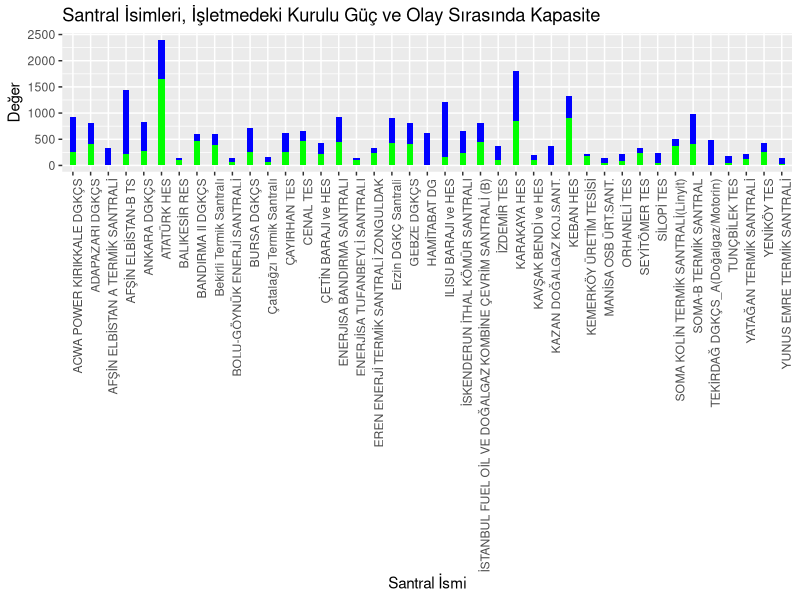

Write the R code that produced this figure.
## ---- chunk 1

santral_isimleri <- c("ATATÜRK HES", "KARAKAYA HES", "AFŞİN ELBİSTAN-B TS", "KEBAN HES", "ILISU BARAJI ve HES", 
                   "SOMA-B TERMİK SANTRAL", "ENERJISA BANDIRMA SANTRALI", "ACWA POWER KIRIKKALE DGKÇS", 
                   "Erzin DGKÇ Santrali", "ANKARA DGKÇS", "ADAPAZARI DGKÇS", "İSTANBUL FUEL OİL VE DOĞALGAZ KOMBİNE ÇEVRİM SANTRALİ (B)", 
                   "GEBZE DGKÇS", "BURSA DGKÇS", "CENAL TES", "İSKENDERUN İTHAL KÖMÜR SANTRALI", "ÇAYIRHAN TES", "HAMİTABAT DG", 
                   "BANDIRMA II DGKÇS", "Bekirli Termik Santralı", "SOMA KOLİN TERMİK SANTRALİ(Linyit)", 
                   "TEKİRDAĞ DGKÇS_A(Doğalgaz/Motorin)", "ÇETİN BARAJI ve HES", "YENİKÖY TES", "KAZAN DOĞALGAZ KOJ.SANT.", 
                   "İZDEMİR TES", "AFŞİN ELBİSTAN A TERMİK SANTRALİ", "EREN ENERJİ TERMİK SANTRALİ ZONGULDAK", 
                   "SEYİTÖMER TES", "SİLOPİ TES", "KEMERKÖY ÜRETİM TESİSİ", "YATAĞAN TERMİK SANTRALİ", 
                   "ORHANELİ TES", "KAVŞAK BENDİ ve HES", "TUNÇBİLEK TES", "Çatalağzı Termik Santralı", 
                   "MANİSA OSB ÜRT.SANT.", "ENERJİSA TUFANBEYLİ SANTRALI", "YUNUS EMRE TERMİK SANTRALİ", 
                   "BALIKESİR RES", "BOLU-GÖYNÜK ENERJİ SANTRALİ")

kurulu_guc <- c(2405, 1800, 1440, 1330, 1208.6, 990, 930.8, 927.4, 904, 833.2, 818, 816, 815.5, 716, 660, 654, 620, 610, 607.2,600, 510, 478, 420.1, 420, 379, 370, 338.75, 335.3333333, 334.0909091, 243, 224.0275862, 210, 210, 191.28, 
184.7674419, 157.34, 150.08, 150, 145, 142.5, 135)

kapasite <- c(1650, 840, 216.7307692, 904.5, 162.8813559, 404.4444444, 442, 247.2142857, 430.5, 281.8636364, 418, 
                   453.3214286, 414.0625, 254.3333333, 465.6, 238.8888889, 250.2941176, 0, 465.5, 381.8965517, 365.1666667, 
                   0, 209.7, 261.5714286, 0, 99.2, 0, 244.2666667, 241.5681818, 48, 174.5862069, 128.9090909, 89.77142857, 
                   103, 46.41860465, 64.90697674, 37.17647059, 109, 27.72727273, 97.42857143, 62.02173913)


veri <- data.frame(SantralIsmi = santral_isimleri, KuruluGuc = kurulu_guc, Kapasite = kapasite)


library(ggplot2)
ggplot(veri, aes(x = SantralIsmi)) +
  geom_bar(aes(y = KuruluGuc), stat = "identity", fill = "blue", position = "dodge", width = 0.35) +
  geom_bar(aes(y = Kapasite), stat = "identity", fill = "green", position = "dodge", width = 0.35) +
  theme(axis.text.x = element_text(angle = 90, hjust = 1)) +
  labs(title = "Santral İsimleri, İşletmedeki Kurulu Güç ve Olay Sırasında Kapasite", x = "Santral İsmi", y = "Değer") +
  scale_fill_manual(values = c("blue", "green"), name = "Değer Tipi", labels = c("İşletmedeki Kurulu Güç", "Olay Sırasında Kapasite"))

